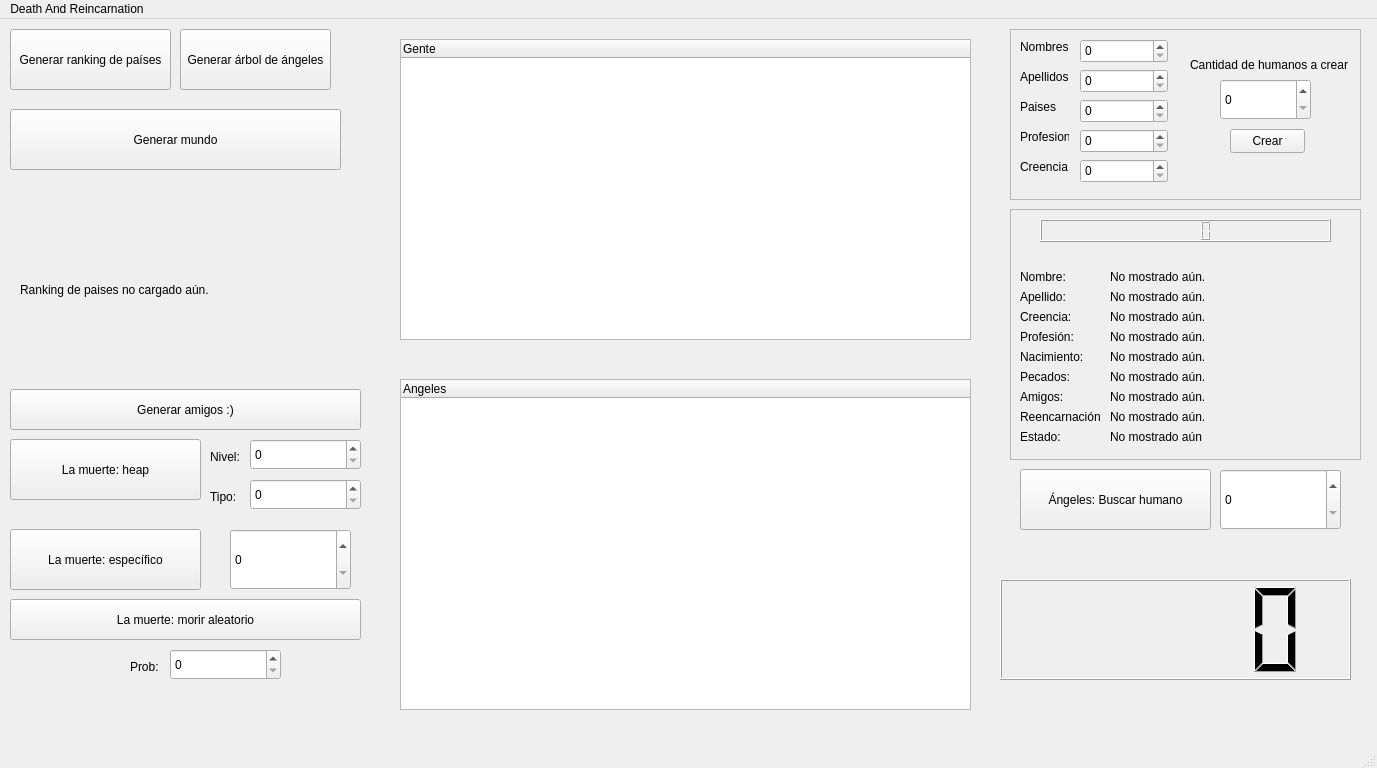
<?xml version="1.0" encoding="UTF-8"?>
<ui version="4.0">
 <class>MainWindow</class>
 <widget class="QMainWindow" name="MainWindow">
  <property name="geometry">
   <rect>
    <x>0</x>
    <y>0</y>
    <width>1377</width>
    <height>768</height>
   </rect>
  </property>
  <property name="windowTitle">
   <string>MainWindow</string>
  </property>
  <widget class="QWidget" name="centralwidget">
   <widget class="QLCDNumber" name="lcdNumber">
    <property name="geometry">
     <rect>
      <x>1000</x>
      <y>560</y>
      <width>351</width>
      <height>101</height>
     </rect>
    </property>
   </widget>
   <widget class="QFrame" name="frame">
    <property name="geometry">
     <rect>
      <x>1010</x>
      <y>10</y>
      <width>351</width>
      <height>171</height>
     </rect>
    </property>
    <property name="frameShape">
     <enum>QFrame::Shape::StyledPanel</enum>
    </property>
    <property name="frameShadow">
     <enum>QFrame::Shadow::Raised</enum>
    </property>
    <widget class="QPushButton" name="pushButton">
     <property name="geometry">
      <rect>
       <x>220</x>
       <y>100</y>
       <width>75</width>
       <height>24</height>
      </rect>
     </property>
     <property name="text">
      <string>Crear</string>
     </property>
    </widget>
    <widget class="QLabel" name="label">
     <property name="geometry">
      <rect>
       <x>10</x>
       <y>10</y>
       <width>49</width>
       <height>16</height>
      </rect>
     </property>
     <property name="text">
      <string>Nombres</string>
     </property>
    </widget>
    <widget class="QSpinBox" name="spinBox">
     <property name="geometry">
      <rect>
       <x>70</x>
       <y>10</y>
       <width>88</width>
       <height>24</height>
      </rect>
     </property>
    </widget>
    <widget class="QLabel" name="label_2">
     <property name="geometry">
      <rect>
       <x>10</x>
       <y>40</y>
       <width>49</width>
       <height>16</height>
      </rect>
     </property>
     <property name="text">
      <string>Apellidos</string>
     </property>
    </widget>
    <widget class="QSpinBox" name="spinBox_2">
     <property name="geometry">
      <rect>
       <x>70</x>
       <y>40</y>
       <width>88</width>
       <height>24</height>
      </rect>
     </property>
    </widget>
    <widget class="QLabel" name="label_3">
     <property name="geometry">
      <rect>
       <x>10</x>
       <y>70</y>
       <width>49</width>
       <height>16</height>
      </rect>
     </property>
     <property name="text">
      <string>Paises</string>
     </property>
    </widget>
    <widget class="QSpinBox" name="spinBox_3">
     <property name="geometry">
      <rect>
       <x>70</x>
       <y>70</y>
       <width>88</width>
       <height>24</height>
      </rect>
     </property>
    </widget>
    <widget class="QLabel" name="label_4">
     <property name="geometry">
      <rect>
       <x>10</x>
       <y>100</y>
       <width>49</width>
       <height>16</height>
      </rect>
     </property>
     <property name="text">
      <string>Profesion</string>
     </property>
    </widget>
    <widget class="QSpinBox" name="spinBox_4">
     <property name="geometry">
      <rect>
       <x>70</x>
       <y>100</y>
       <width>88</width>
       <height>24</height>
      </rect>
     </property>
    </widget>
    <widget class="QSpinBox" name="spinBox_5">
     <property name="geometry">
      <rect>
       <x>70</x>
       <y>130</y>
       <width>88</width>
       <height>24</height>
      </rect>
     </property>
    </widget>
    <widget class="QLabel" name="label_5">
     <property name="geometry">
      <rect>
       <x>10</x>
       <y>130</y>
       <width>49</width>
       <height>16</height>
      </rect>
     </property>
     <property name="text">
      <string>Creencia</string>
     </property>
    </widget>
    <widget class="QSpinBox" name="spinBox_6">
     <property name="geometry">
      <rect>
       <x>210</x>
       <y>50</y>
       <width>91</width>
       <height>41</height>
      </rect>
     </property>
    </widget>
    <widget class="QLabel" name="label_6">
     <property name="geometry">
      <rect>
       <x>180</x>
       <y>0</y>
       <width>161</width>
       <height>71</height>
      </rect>
     </property>
     <property name="text">
      <string>Cantidad de humanos a crear</string>
     </property>
    </widget>
   </widget>
   <widget class="QFrame" name="frame_2">
    <property name="geometry">
     <rect>
      <x>1010</x>
      <y>190</y>
      <width>351</width>
      <height>251</height>
     </rect>
    </property>
    <property name="frameShape">
     <enum>QFrame::Shape::StyledPanel</enum>
    </property>
    <property name="frameShadow">
     <enum>QFrame::Shadow::Raised</enum>
    </property>
    <widget class="QLCDNumber" name="lcdNumber_2">
     <property name="geometry">
      <rect>
       <x>30</x>
       <y>10</y>
       <width>291</width>
       <height>23</height>
      </rect>
     </property>
    </widget>
    <widget class="QLabel" name="label_7">
     <property name="geometry">
      <rect>
       <x>10</x>
       <y>60</y>
       <width>51</width>
       <height>16</height>
      </rect>
     </property>
     <property name="text">
      <string>Nombre:</string>
     </property>
    </widget>
    <widget class="QLabel" name="label_8">
     <property name="geometry">
      <rect>
       <x>100</x>
       <y>60</y>
       <width>241</width>
       <height>16</height>
      </rect>
     </property>
     <property name="text">
      <string>No mostrado aún.</string>
     </property>
    </widget>
    <widget class="QLabel" name="label_9">
     <property name="geometry">
      <rect>
       <x>100</x>
       <y>80</y>
       <width>241</width>
       <height>16</height>
      </rect>
     </property>
     <property name="text">
      <string>No mostrado aún.</string>
     </property>
    </widget>
    <widget class="QLabel" name="label_10">
     <property name="geometry">
      <rect>
       <x>10</x>
       <y>80</y>
       <width>51</width>
       <height>16</height>
      </rect>
     </property>
     <property name="text">
      <string>Apellido:</string>
     </property>
    </widget>
    <widget class="QLabel" name="label_11">
     <property name="geometry">
      <rect>
       <x>100</x>
       <y>100</y>
       <width>241</width>
       <height>16</height>
      </rect>
     </property>
     <property name="text">
      <string>No mostrado aún.</string>
     </property>
    </widget>
    <widget class="QLabel" name="label_12">
     <property name="geometry">
      <rect>
       <x>10</x>
       <y>100</y>
       <width>51</width>
       <height>16</height>
      </rect>
     </property>
     <property name="text">
      <string>Creencia:</string>
     </property>
    </widget>
    <widget class="QLabel" name="label_13">
     <property name="geometry">
      <rect>
       <x>100</x>
       <y>120</y>
       <width>241</width>
       <height>16</height>
      </rect>
     </property>
     <property name="text">
      <string>No mostrado aún.</string>
     </property>
    </widget>
    <widget class="QLabel" name="label_14">
     <property name="geometry">
      <rect>
       <x>10</x>
       <y>120</y>
       <width>61</width>
       <height>16</height>
      </rect>
     </property>
     <property name="text">
      <string>Profesión:</string>
     </property>
    </widget>
    <widget class="QLabel" name="label_15">
     <property name="geometry">
      <rect>
       <x>10</x>
       <y>140</y>
       <width>71</width>
       <height>16</height>
      </rect>
     </property>
     <property name="text">
      <string>Nacimiento:</string>
     </property>
    </widget>
    <widget class="QLabel" name="label_16">
     <property name="geometry">
      <rect>
       <x>100</x>
       <y>140</y>
       <width>241</width>
       <height>16</height>
      </rect>
     </property>
     <property name="text">
      <string>No mostrado aún.</string>
     </property>
    </widget>
    <widget class="QLabel" name="label_17">
     <property name="geometry">
      <rect>
       <x>100</x>
       <y>160</y>
       <width>241</width>
       <height>16</height>
      </rect>
     </property>
     <property name="text">
      <string>No mostrado aún.</string>
     </property>
    </widget>
    <widget class="QLabel" name="label_18">
     <property name="geometry">
      <rect>
       <x>10</x>
       <y>160</y>
       <width>71</width>
       <height>16</height>
      </rect>
     </property>
     <property name="text">
      <string>Pecados:</string>
     </property>
    </widget>
    <widget class="QLabel" name="label_19">
     <property name="geometry">
      <rect>
       <x>10</x>
       <y>180</y>
       <width>71</width>
       <height>16</height>
      </rect>
     </property>
     <property name="text">
      <string>Amigos:</string>
     </property>
    </widget>
    <widget class="QLabel" name="label_20">
     <property name="geometry">
      <rect>
       <x>100</x>
       <y>180</y>
       <width>241</width>
       <height>16</height>
      </rect>
     </property>
     <property name="text">
      <string>No mostrado aún.</string>
     </property>
    </widget>
    <widget class="QLabel" name="label_21">
     <property name="geometry">
      <rect>
       <x>100</x>
       <y>200</y>
       <width>241</width>
       <height>16</height>
      </rect>
     </property>
     <property name="text">
      <string>No mostrado aún.</string>
     </property>
    </widget>
    <widget class="QLabel" name="label_22">
     <property name="geometry">
      <rect>
       <x>10</x>
       <y>200</y>
       <width>81</width>
       <height>16</height>
      </rect>
     </property>
     <property name="text">
      <string>Reencarnación:</string>
     </property>
    </widget>
    <widget class="QLabel" name="label_23">
     <property name="geometry">
      <rect>
       <x>10</x>
       <y>220</y>
       <width>81</width>
       <height>16</height>
      </rect>
     </property>
     <property name="text">
      <string>Estado:</string>
     </property>
    </widget>
    <widget class="QLabel" name="label_24">
     <property name="geometry">
      <rect>
       <x>100</x>
       <y>220</y>
       <width>241</width>
       <height>16</height>
      </rect>
     </property>
     <property name="text">
      <string>No mostrado aún</string>
     </property>
    </widget>
   </widget>
   <widget class="QPushButton" name="pushButton_2">
    <property name="geometry">
     <rect>
      <x>10</x>
      <y>580</y>
      <width>351</width>
      <height>41</height>
     </rect>
    </property>
    <property name="text">
     <string>La muerte: morir aleatorio</string>
    </property>
   </widget>
   <widget class="QPushButton" name="pushButton_3">
    <property name="geometry">
     <rect>
      <x>10</x>
      <y>420</y>
      <width>191</width>
      <height>61</height>
     </rect>
    </property>
    <property name="text">
     <string>La muerte: heap</string>
    </property>
   </widget>
   <widget class="QPushButton" name="pushButton_4">
    <property name="geometry">
     <rect>
      <x>10</x>
      <y>510</y>
      <width>191</width>
      <height>61</height>
     </rect>
    </property>
    <property name="text">
     <string>La muerte: específico</string>
    </property>
   </widget>
   <widget class="QPushButton" name="pushButton_5">
    <property name="geometry">
     <rect>
      <x>10</x>
      <y>90</y>
      <width>331</width>
      <height>61</height>
     </rect>
    </property>
    <property name="text">
     <string>Generar mundo</string>
    </property>
   </widget>
   <widget class="QPushButton" name="pushButton_7">
    <property name="geometry">
     <rect>
      <x>10</x>
      <y>10</y>
      <width>161</width>
      <height>61</height>
     </rect>
    </property>
    <property name="text">
     <string>Generar ranking de países</string>
    </property>
   </widget>
   <widget class="QPushButton" name="pushButton_8">
    <property name="geometry">
     <rect>
      <x>180</x>
      <y>10</y>
      <width>151</width>
      <height>61</height>
     </rect>
    </property>
    <property name="text">
     <string>Generar árbol de ángeles</string>
    </property>
   </widget>
   <widget class="QSpinBox" name="spinBox_7">
    <property name="geometry">
     <rect>
      <x>250</x>
      <y>420</y>
      <width>111</width>
      <height>31</height>
     </rect>
    </property>
   </widget>
   <widget class="QLabel" name="label_27">
    <property name="geometry">
     <rect>
      <x>210</x>
      <y>430</y>
      <width>101</width>
      <height>16</height>
     </rect>
    </property>
    <property name="text">
     <string>Nivel:</string>
    </property>
   </widget>
   <widget class="QLabel" name="label_25">
    <property name="geometry">
     <rect>
      <x>20</x>
      <y>170</y>
      <width>341</width>
      <height>201</height>
     </rect>
    </property>
    <property name="text">
     <string>Ranking de paises no cargado aún.</string>
    </property>
   </widget>
   <widget class="QSpinBox" name="spinBox_9">
    <property name="geometry">
     <rect>
      <x>230</x>
      <y>510</y>
      <width>121</width>
      <height>61</height>
     </rect>
    </property>
   </widget>
   <widget class="QSpinBox" name="spinBox_8">
    <property name="geometry">
     <rect>
      <x>1220</x>
      <y>450</y>
      <width>121</width>
      <height>61</height>
     </rect>
    </property>
   </widget>
   <widget class="QPushButton" name="pushButton_6">
    <property name="geometry">
     <rect>
      <x>1020</x>
      <y>450</y>
      <width>191</width>
      <height>61</height>
     </rect>
    </property>
    <property name="text">
     <string>Ángeles: Buscar humano</string>
    </property>
   </widget>
   <widget class="QTreeWidget" name="treeWidget">
    <property name="geometry">
     <rect>
      <x>400</x>
      <y>20</y>
      <width>571</width>
      <height>301</height>
     </rect>
    </property>
    <column>
     <property name="text">
      <string notr="true">Gente</string>
     </property>
    </column>
   </widget>
   <widget class="QTreeWidget" name="treeWidget_2">
    <property name="geometry">
     <rect>
      <x>400</x>
      <y>360</y>
      <width>571</width>
      <height>331</height>
     </rect>
    </property>
    <column>
     <property name="text">
      <string notr="true">Angeles</string>
     </property>
    </column>
   </widget>
   <widget class="QPushButton" name="pushButton_9">
    <property name="geometry">
     <rect>
      <x>10</x>
      <y>370</y>
      <width>351</width>
      <height>41</height>
     </rect>
    </property>
    <property name="text">
     <string>Generar amigos :)</string>
    </property>
   </widget>
   <widget class="QSpinBox" name="spinBox_10">
    <property name="geometry">
     <rect>
      <x>250</x>
      <y>460</y>
      <width>111</width>
      <height>31</height>
     </rect>
    </property>
   </widget>
   <widget class="QLabel" name="label_28">
    <property name="geometry">
     <rect>
      <x>210</x>
      <y>470</y>
      <width>101</width>
      <height>16</height>
     </rect>
    </property>
    <property name="text">
     <string>Tipo:</string>
    </property>
   </widget>
   <widget class="QLabel" name="label_29">
    <property name="geometry">
     <rect>
      <x>130</x>
      <y>640</y>
      <width>101</width>
      <height>16</height>
     </rect>
    </property>
    <property name="text">
     <string>Prob:</string>
    </property>
   </widget>
   <widget class="QSpinBox" name="spinBox_11">
    <property name="geometry">
     <rect>
      <x>170</x>
      <y>630</y>
      <width>111</width>
      <height>31</height>
     </rect>
    </property>
   </widget>
  </widget>
  <widget class="QMenuBar" name="menubar">
   <property name="geometry">
    <rect>
     <x>0</x>
     <y>0</y>
     <width>1377</width>
     <height>21</height>
    </rect>
   </property>
   <widget class="QMenu" name="menuDeath_And_Reincarnation">
    <property name="title">
     <string>Death And Reincarnation</string>
    </property>
   </widget>
   <addaction name="menuDeath_And_Reincarnation"/>
  </widget>
  <widget class="QStatusBar" name="statusbar"/>
 </widget>
 <resources/>
 <connections/>
</ui>
